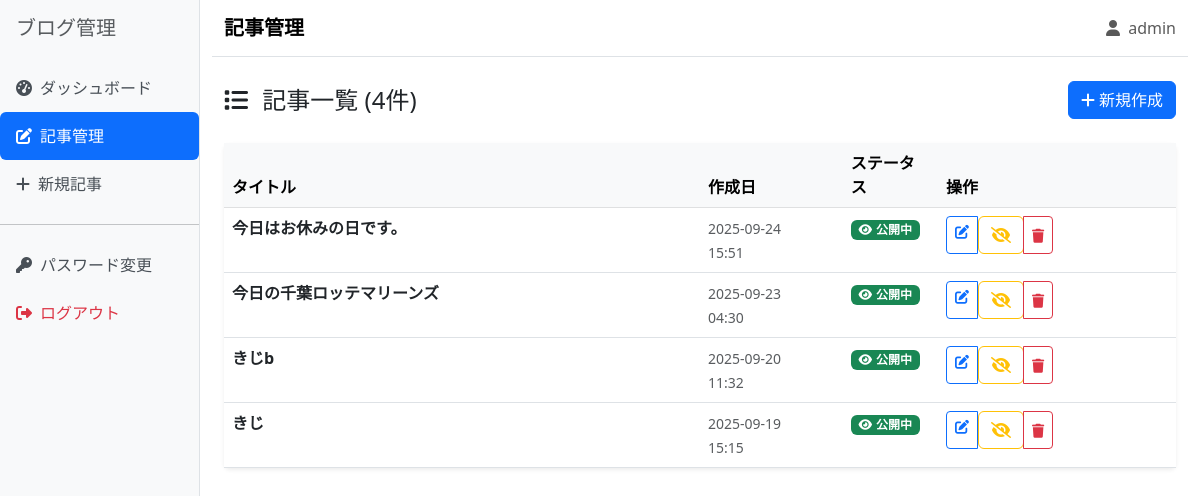
The app's page /admin/posts (signed in), older data.
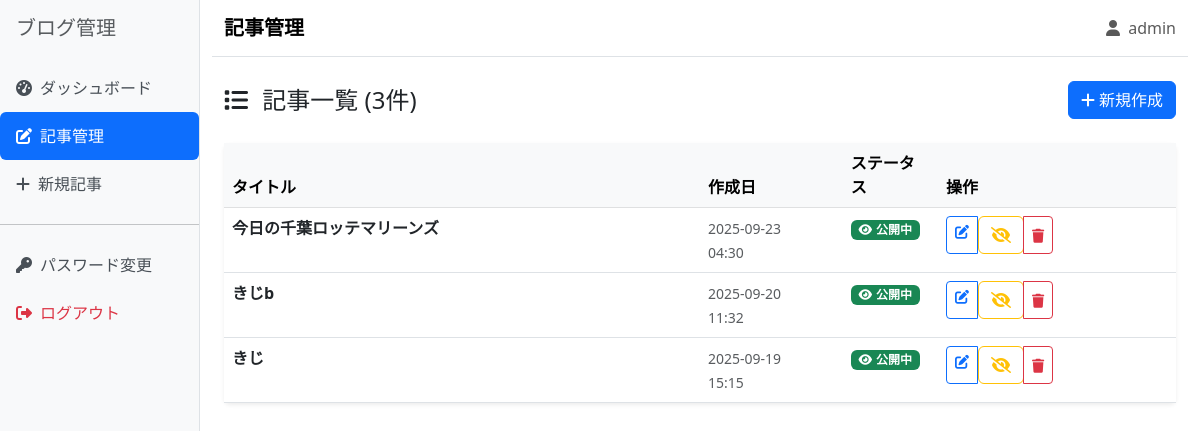
The same page, newer data.
### app.py (models this page shows, shortened)
class Post(db.Model):
    __tablename__ = 'posts'
    id = db.Column(db.Integer, primary_key=True)
    title = db.Column(db.String(200), nullable=False)
    content = db.Column(db.Text, nullable=False)
    created_at = db.Column(db.DateTime, default=datetime.now)
    updated_at = db.Column(db.DateTime, default=datetime.now, onupdate=datetime.now)
    is_published = db.Column(db.Boolean, default=False)

### app.py (the view)
@app.route('/admin/posts')
@login_required
def admin_posts():
    posts = Post.query.order_by(Post.created_at.desc()).all()
    posts_tuple = [
        (post.id, post.title, post.created_at.strftime('%Y-%m-%d %H:%M:%S'), post.is_published)
        for post in posts
    ]
    return render_template('admin/posts.html', posts=posts_tuple)

### app.py (called while the page is built)
def login_required(f):
    @wraps(f)
    def decorated_function(*args, **kwargs):
        if 'admin_logged_in' not in session:
            flash('ログインが必要です', 'error')
            return redirect(url_for('login'))
        return f(*args, **kwargs)
    return decorated_function

### templates/admin/posts.html (shortened to what this page needs)
{% extends "admin/base.html" %}
{% block page_title %}記事管理{% endblock %}
{% block content %}
<div class="d-flex justify-content-between align-items-center mb-4">
    <h4 class="mb-0">
        <i class="fas fa-list me-2"></i>
        記事一覧 ({{ posts|length }}件)
    </h4>
    <a href="{{ url_for('admin_post_new') }}" class="btn btn-primary">
        <i class="fas fa-plus me-1"></i>新規作成
    </a>
</div>
{% if posts %}
<div class="card">
    <div class="card-body p-0">
        <div class="table-responsive">
            <table class="table table-hover mb-0">
                <thead class="table-light">
                    <tr>
                        <th style="width: 50%">タイトル</th>
                        <th style="width: 15%">作成日</th>
                        <th style="width: 10%">ステータス</th>
                        <th style="width: 25%">操作</th>
                    </tr>
                </thead>
                <tbody>
                    {% for post in posts %}
                    <tr>
                        <td>
                            <div>
                                <strong>{{ post[1] }}</strong>
                            </div>
                        </td>
                        <td>
                            <small class="text-muted">
                                {{ post[2][:10] }}<br>
                                {{ post[2][11:16] }}
                            </small>
                        </td>
                        <td>
                            {% if post[3] %}
                                <span class="badge bg-success">
                                    <i class="fas fa-eye me-1"></i>公開中
                                </span>
                            {% else %}
                                <span class="badge bg-secondary">
                                    <i class="fas fa-file me-1"></i>下書き
                                </span>
                            {% endif %}
                        </td>
                        <td>
                            <div class="btn-group btn-group-sm">
                                <a href="{{ url_for('admin_post_edit', post_id=post[0]) }}"
                                   class="btn btn-outline-primary" title="編集">
                                    <i class="fas fa-edit"></i>
                                </a>
                                <form method="POST" action="{{ url_for('admin_post_toggle', post_id=post[0]) }}"
                                      style="display: inline-block;">
                                    <button type="submit"
                                            class="btn btn-outline-{{ 'warning' if post[3] else 'success' }}"
                                            title="{{ '非公開にする' if post[3] else '公開する' }}">
                                        <i class="fas fa-{{ 'eye-slash' if post[3] else 'eye' }}"></i>
                                    </button>
                                </form>
                                <button type="button" class="btn btn-outline-danger"
                                        onclick="confirmDelete({{ post[0] }}, '{{ post[1] }}')" title="削除">
                                    <i class="fas fa-trash"></i>
                                </button>
                            </div>
                        </td>
                    </tr>
                    {% endfor %}
                </tbody>
            </table>
        </div>
    </div>
</div>
{% endif %}
{% endblock %}

Row changes from the older to the newer data that the page shows:
removed Post: title "今日はお休みの日です。", post "2025-09-24", post "15:51"
Text that changed along with them:
{{ posts|length }}: "4" → "3"
